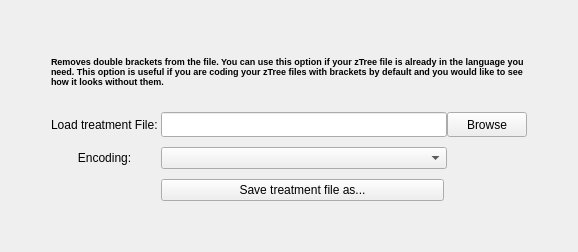
      <widget class="QWidget" name="tab_SB">
       <property name="toolTip">
        <string/>
       </property>
       <attribute name="title">
        <string>Strip Brackets</string>
       </attribute>
       <layout class="QVBoxLayout" name="verticalLayout_22">
        <item>
         <layout class="QGridLayout" name="gridLayout2">
          <property name="spacing">
           <number>0</number>
          </property>
          <item row="7" column="3" colspan="3">
           <widget class="QPushButton" name="button_generate_SB">
            <property name="sizePolicy">
             <sizepolicy hsizetype="Preferred" vsizetype="Fixed">
              <horstretch>0</horstretch>
              <verstretch>0</verstretch>
             </sizepolicy>
            </property>
            <property name="maximumSize">
             <size>
              <width>283</width>
              <height>23</height>
             </size>
            </property>
            <property name="text">
             <string>Save treatment file as...</string>
            </property>
           </widget>
          </item>
          <item row="4" column="3">
           <spacer name="verticalSpacer_SB_mid">
            <property name="orientation">
             <enum>Qt::Vertical</enum>
            </property>
            <property name="sizeType">
             <enum>QSizePolicy::Fixed</enum>
            </property>
            <property name="sizeHint" stdset="0">
             <size>
              <width>20</width>
              <height>10</height>
             </size>
            </property>
           </spacer>
          </item>
          <item row="3" column="3" colspan="2">
           <widget class="QLineEdit" name="line_treatment_SB">
            <property name="sizePolicy">
             <sizepolicy hsizetype="Fixed" vsizetype="Fixed">
              <horstretch>0</horstretch>
              <verstretch>0</verstretch>
             </sizepolicy>
            </property>
            <property name="minimumSize">
             <size>
              <width>286</width>
              <height>25</height>
             </size>
            </property>
            <property name="maximumSize">
             <size>
              <width>286</width>
              <height>25</height>
             </size>
            </property>
            <property name="text">
             <string/>
            </property>
           </widget>
          </item>
          <item row="3" column="1">
           <widget class="QLabel" name="label_load_treatment_SB">
            <property name="maximumSize">
             <size>
              <width>99999</width>
              <height>33</height>
             </size>
            </property>
            <property name="toolTip">
             <string>&lt;html&gt;&lt;head/&gt;&lt;body&gt;&lt;p&gt;The treatment file in txt format exported by zTree. zBrac only recognizes the text in between [[ ]].&lt;/p&gt;&lt;/body&gt;&lt;/html&gt;</string>
            </property>
            <property name="text">
             <string>Load treatment File:</string>
            </property>
            <property name="margin">
             <number>10</number>
            </property>
           </widget>
          </item>
          <item row="8" column="3">
           <spacer name="verticalSpacer_SB_bottom">
            <property name="orientation">
             <enum>Qt::Vertical</enum>
            </property>
            <property name="sizeHint" stdset="0">
             <size>
              <width>20</width>
              <height>40</height>
             </size>
            </property>
           </spacer>
          </item>
          <item row="0" column="3">
           <spacer name="verticalSpacer_SB_top">
            <property name="orientation">
             <enum>Qt::Vertical</enum>
            </property>
            <property name="sizeHint" stdset="0">
             <size>
              <width>20</width>
              <height>20</height>
             </size>
            </property>
           </spacer>
          </item>
          <item row="3" column="8">
           <spacer name="horizontalSpacer_SB_right">
            <property name="orientation">
             <enum>Qt::Horizontal</enum>
            </property>
            <property name="sizeHint" stdset="0">
             <size>
              <width>40</width>
              <height>20</height>
             </size>
            </property>
           </spacer>
          </item>
          <item row="3" column="5">
           <widget class="QPushButton" name="button_treatment_SB">
            <property name="sizePolicy">
             <sizepolicy hsizetype="Minimum" vsizetype="Fixed">
              <horstretch>0</horstretch>
              <verstretch>0</verstretch>
             </sizepolicy>
            </property>
            <property name="minimumSize">
             <size>
              <width>80</width>
              <height>25</height>
             </size>
            </property>
            <property name="maximumSize">
             <size>
              <width>80</width>
              <height>25</height>
             </size>
            </property>
            <property name="text">
             <string>Browse</string>
            </property>
           </widget>
          </item>
          <item row="3" column="0">
           <spacer name="horizontalSpacer_SB_left">
            <property name="orientation">
             <enum>Qt::Horizontal</enum>
            </property>
            <property name="sizeType">
             <enum>QSizePolicy::Maximum</enum>
            </property>
            <property name="sizeHint" stdset="0">
             <size>
              <width>40</width>
              <height>20</height>
             </size>
            </property>
           </spacer>
          </item>
          <item row="3" column="2">
           <spacer name="horizontalSpacer_SB_mid">
            <property name="orientation">
             <enum>Qt::Horizontal</enum>
            </property>
            <property name="sizeType">
             <enum>QSizePolicy::Fixed</enum>
            </property>
            <property name="sizeHint" stdset="0">
             <size>
              <width>3</width>
              <height>20</height>
             </size>
            </property>
           </spacer>
          </item>
          <item row="6" column="3">
           <spacer name="verticalSpacer_3">
            <property name="orientation">
             <enum>Qt::Vertical</enum>
            </property>
            <property name="sizeType">
             <enum>QSizePolicy::Fixed</enum>
            </property>
            <property name="sizeHint" stdset="0">
             <size>
              <width>20</width>
              <height>10</height>
             </size>
            </property>
           </spacer>
          </item>
          <item row="5" column="1">
           <widget class="QLabel" name="label_encoding_SB">
            <property name="text">
             <string>Encoding:</string>
            </property>
            <property name="alignment">
             <set>Qt::AlignCenter</set>
            </property>
           </widget>
          </item>
          <item row="5" column="3" colspan="2">
           <widget class="QComboBox" name="combo_encoding_SB"/>
          </item>
          <item row="1" column="1" rowspan="2" colspan="5">
           <widget class="QLabel" name="label_description_SB">
            <property name="enabled">
             <bool>true</bool>
            </property>
            <property name="text">
             <string>&lt;html&gt;&lt;head/&gt;&lt;body&gt;&lt;p&gt;&lt;span style=&quot; font-size:7pt; font-weight:600;&quot;&gt;Removes double brackets from the file. You can use this option if your zTree file is already in the language you need. This option is useful if you are coding your zTree files with brackets by default and you would like to see how it looks without them.&lt;/span&gt;&lt;/p&gt;&lt;/body&gt;&lt;/html&gt;</string>
            </property>
            <property name="wordWrap">
             <bool>true</bool>
            </property>
           </widget>
          </item>
         </layout>
        </item>
       </layout>
      </widget>
